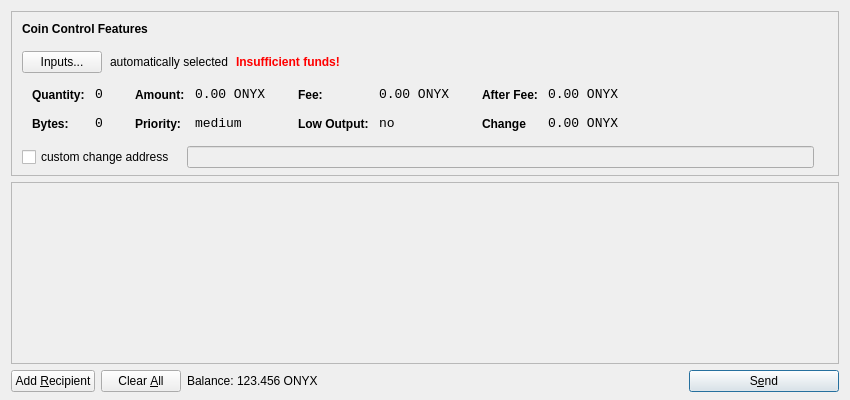
<?xml version="1.0" encoding="UTF-8"?>
<ui version="4.0">
 <class>SendCoinsDialog</class>
 <widget class="QDialog" name="SendCoinsDialog">
  <property name="geometry">
   <rect>
    <x>0</x>
    <y>0</y>
    <width>850</width>
    <height>400</height>
   </rect>
  </property>
  <property name="windowTitle">
   <string>Send Coins</string>
  </property>
  <layout class="QVBoxLayout" name="verticalLayout" stretch="0,1,0">
   <property name="bottomMargin">
    <number>8</number>
   </property>
   <item>
    <widget class="QFrame" name="frameCoinControl">
     <property name="sizePolicy">
      <sizepolicy hsizetype="Expanding" vsizetype="Expanding">
       <horstretch>0</horstretch>
       <verstretch>0</verstretch>
      </sizepolicy>
     </property>
     <property name="maximumSize">
      <size>
       <width>16777215</width>
       <height>16777215</height>
      </size>
     </property>
     <property name="frameShape">
      <enum>QFrame::StyledPanel</enum>
     </property>
     <property name="frameShadow">
      <enum>QFrame::Sunken</enum>
     </property>
     <layout class="QVBoxLayout" name="verticalLayoutCoinControl2">
      <property name="spacing">
       <number>-1</number>
      </property>
      <property name="leftMargin">
       <number>0</number>
      </property>
      <property name="topMargin">
       <number>0</number>
      </property>
      <property name="rightMargin">
       <number>0</number>
      </property>
      <property name="bottomMargin">
       <number>6</number>
      </property>
      <item>
       <layout class="QVBoxLayout" name="verticalLayoutCoinControl" stretch="0,0,0,0,1">
        <property name="spacing">
         <number>0</number>
        </property>
        <property name="leftMargin">
         <number>10</number>
        </property>
        <property name="topMargin">
         <number>10</number>
        </property>
        <item>
         <layout class="QHBoxLayout" name="horizontalLayoutCoinControl1">
          <property name="bottomMargin">
           <number>15</number>
          </property>
          <item>
           <widget class="QLabel" name="labelCoinControlFeatures">
            <property name="sizePolicy">
             <sizepolicy hsizetype="Preferred" vsizetype="Maximum">
              <horstretch>0</horstretch>
              <verstretch>0</verstretch>
             </sizepolicy>
            </property>
            <property name="font">
             <font>
              <weight>75</weight>
              <bold>true</bold>
             </font>
            </property>
            <property name="styleSheet">
             <string notr="true">font-weight:bold;</string>
            </property>
            <property name="text">
             <string>Coin Control Features</string>
            </property>
           </widget>
          </item>
         </layout>
        </item>
        <item>
         <layout class="QHBoxLayout" name="horizontalLayoutCoinControl2" stretch="0,0,0,0">
          <property name="spacing">
           <number>8</number>
          </property>
          <property name="bottomMargin">
           <number>10</number>
          </property>
          <item>
           <widget class="QPushButton" name="pushButtonCoinControl">
            <property name="styleSheet">
             <string notr="true"/>
            </property>
            <property name="text">
             <string>Inputs...</string>
            </property>
           </widget>
          </item>
          <item>
           <widget class="QLabel" name="labelCoinControlAutomaticallySelected">
            <property name="text">
             <string>automatically selected</string>
            </property>
            <property name="margin">
             <number>5</number>
            </property>
           </widget>
          </item>
          <item>
           <widget class="QLabel" name="labelCoinControlInsuffFunds">
            <property name="font">
             <font>
              <weight>75</weight>
              <bold>true</bold>
             </font>
            </property>
            <property name="styleSheet">
             <string notr="true">color:red;font-weight:bold;</string>
            </property>
            <property name="text">
             <string>Insufficient funds!</string>
            </property>
            <property name="margin">
             <number>5</number>
            </property>
           </widget>
          </item>
          <item>
           <spacer name="horizontalSpacerCoinControl">
            <property name="orientation">
             <enum>Qt::Horizontal</enum>
            </property>
            <property name="sizeHint" stdset="0">
             <size>
              <width>40</width>
              <height>1</height>
             </size>
            </property>
           </spacer>
          </item>
         </layout>
        </item>
        <item>
         <widget class="QWidget" name="widgetCoinControl" native="true">
          <property name="sizePolicy">
           <sizepolicy hsizetype="Preferred" vsizetype="Preferred">
            <horstretch>0</horstretch>
            <verstretch>0</verstretch>
           </sizepolicy>
          </property>
          <property name="minimumSize">
           <size>
            <width>0</width>
            <height>0</height>
           </size>
          </property>
          <property name="styleSheet">
           <string notr="true"/>
          </property>
          <layout class="QHBoxLayout" name="horizontalLayoutCoinControl5">
           <property name="margin">
            <number>0</number>
           </property>
           <item>
            <layout class="QHBoxLayout" name="horizontalLayoutCoinControl3" stretch="0,0,0,1">
             <property name="spacing">
              <number>20</number>
             </property>
             <property name="topMargin">
              <number>0</number>
             </property>
             <property name="bottomMargin">
              <number>10</number>
             </property>
             <item>
              <layout class="QFormLayout" name="formLayoutCoinControl1">
               <property name="horizontalSpacing">
                <number>10</number>
               </property>
               <property name="verticalSpacing">
                <number>14</number>
               </property>
               <property name="leftMargin">
                <number>10</number>
               </property>
               <property name="topMargin">
                <number>4</number>
               </property>
               <property name="rightMargin">
                <number>6</number>
               </property>
               <item row="0" column="0">
                <widget class="QLabel" name="labelCoinControlQuantityText">
                 <property name="styleSheet">
                  <string notr="true">font-weight:bold;</string>
                 </property>
                 <property name="text">
                  <string>Quantity:</string>
                 </property>
                 <property name="margin">
                  <number>0</number>
                 </property>
                </widget>
               </item>
               <item row="0" column="1">
                <widget class="QLabel" name="labelCoinControlQuantity">
                 <property name="font">
                  <font>
                   <family>Monospace</family>
                   <pointsize>10</pointsize>
                  </font>
                 </property>
                 <property name="cursor">
                  <cursorShape>IBeamCursor</cursorShape>
                 </property>
                 <property name="contextMenuPolicy">
                  <enum>Qt::ActionsContextMenu</enum>
                 </property>
                 <property name="text">
                  <string>0</string>
                 </property>
                 <property name="margin">
                  <number>0</number>
                 </property>
                 <property name="textInteractionFlags">
                  <set>Qt::LinksAccessibleByMouse|Qt::TextSelectableByKeyboard|Qt::TextSelectableByMouse</set>
                 </property>
                </widget>
               </item>
               <item row="1" column="0">
                <widget class="QLabel" name="labelCoinControlBytesText">
                 <property name="styleSheet">
                  <string notr="true">font-weight:bold;</string>
                 </property>
                 <property name="text">
                  <string>Bytes:</string>
                 </property>
                </widget>
               </item>
               <item row="1" column="1">
                <widget class="QLabel" name="labelCoinControlBytes">
                 <property name="font">
                  <font>
                   <family>Monospace</family>
                   <pointsize>10</pointsize>
                  </font>
                 </property>
                 <property name="cursor">
                  <cursorShape>IBeamCursor</cursorShape>
                 </property>
                 <property name="contextMenuPolicy">
                  <enum>Qt::ActionsContextMenu</enum>
                 </property>
                 <property name="text">
                  <string>0</string>
                 </property>
                 <property name="textInteractionFlags">
                  <set>Qt::LinksAccessibleByMouse|Qt::TextSelectableByKeyboard|Qt::TextSelectableByMouse</set>
                 </property>
                </widget>
               </item>
              </layout>
             </item>
             <item>
              <layout class="QFormLayout" name="formLayoutCoinControl2">
               <property name="horizontalSpacing">
                <number>10</number>
               </property>
               <property name="verticalSpacing">
                <number>14</number>
               </property>
               <property name="leftMargin">
                <number>6</number>
               </property>
               <property name="topMargin">
                <number>4</number>
               </property>
               <property name="rightMargin">
                <number>6</number>
               </property>
               <item row="0" column="0">
                <widget class="QLabel" name="labelCoinControlAmountText">
                 <property name="styleSheet">
                  <string notr="true">font-weight:bold;</string>
                 </property>
                 <property name="text">
                  <string>Amount:</string>
                 </property>
                 <property name="margin">
                  <number>0</number>
                 </property>
                </widget>
               </item>
               <item row="0" column="1">
                <widget class="QLabel" name="labelCoinControlAmount">
                 <property name="font">
                  <font>
                   <family>Monospace</family>
                   <pointsize>10</pointsize>
                  </font>
                 </property>
                 <property name="cursor">
                  <cursorShape>IBeamCursor</cursorShape>
                 </property>
                 <property name="contextMenuPolicy">
                  <enum>Qt::ActionsContextMenu</enum>
                 </property>
                 <property name="text">
                  <string>0.00 ONYX</string>
                 </property>
                 <property name="textInteractionFlags">
                  <set>Qt::LinksAccessibleByMouse|Qt::TextSelectableByKeyboard|Qt::TextSelectableByMouse</set>
                 </property>
                </widget>
               </item>
               <item row="1" column="0">
                <widget class="QLabel" name="labelCoinControlPriorityText">
                 <property name="styleSheet">
                  <string notr="true">font-weight:bold;</string>
                 </property>
                 <property name="text">
                  <string>Priority:</string>
                 </property>
                </widget>
               </item>
               <item row="1" column="1">
                <widget class="QLabel" name="labelCoinControlPriority">
                 <property name="font">
                  <font>
                   <family>Monospace</family>
                   <pointsize>10</pointsize>
                  </font>
                 </property>
                 <property name="cursor">
                  <cursorShape>IBeamCursor</cursorShape>
                 </property>
                 <property name="contextMenuPolicy">
                  <enum>Qt::ActionsContextMenu</enum>
                 </property>
                 <property name="text">
                  <string>medium</string>
                 </property>
                 <property name="textInteractionFlags">
                  <set>Qt::LinksAccessibleByMouse|Qt::TextSelectableByKeyboard|Qt::TextSelectableByMouse</set>
                 </property>
                </widget>
               </item>
              </layout>
             </item>
             <item>
              <layout class="QFormLayout" name="formLayoutCoinControl3">
               <property name="horizontalSpacing">
                <number>10</number>
               </property>
               <property name="verticalSpacing">
                <number>14</number>
               </property>
               <property name="leftMargin">
                <number>6</number>
               </property>
               <property name="topMargin">
                <number>4</number>
               </property>
               <property name="rightMargin">
                <number>6</number>
               </property>
               <item row="0" column="0">
                <widget class="QLabel" name="labelCoinControlFeeText">
                 <property name="styleSheet">
                  <string notr="true">font-weight:bold;</string>
                 </property>
                 <property name="text">
                  <string>Fee:</string>
                 </property>
                 <property name="margin">
                  <number>0</number>
                 </property>
                </widget>
               </item>
               <item row="0" column="1">
                <widget class="QLabel" name="labelCoinControlFee">
                 <property name="font">
                  <font>
                   <family>Monospace</family>
                   <pointsize>10</pointsize>
                  </font>
                 </property>
                 <property name="cursor">
                  <cursorShape>IBeamCursor</cursorShape>
                 </property>
                 <property name="contextMenuPolicy">
                  <enum>Qt::ActionsContextMenu</enum>
                 </property>
                 <property name="text">
                  <string>0.00 ONYX</string>
                 </property>
                 <property name="textInteractionFlags">
                  <set>Qt::LinksAccessibleByMouse|Qt::TextSelectableByKeyboard|Qt::TextSelectableByMouse</set>
                 </property>
                </widget>
               </item>
               <item row="1" column="0">
                <widget class="QLabel" name="labelCoinControlLowOutputText">
                 <property name="styleSheet">
                  <string notr="true">font-weight:bold;</string>
                 </property>
                 <property name="text">
                  <string>Low Output:</string>
                 </property>
                </widget>
               </item>
               <item row="1" column="1">
                <widget class="QLabel" name="labelCoinControlLowOutput">
                 <property name="font">
                  <font>
                   <family>Monospace</family>
                   <pointsize>10</pointsize>
                  </font>
                 </property>
                 <property name="cursor">
                  <cursorShape>IBeamCursor</cursorShape>
                 </property>
                 <property name="contextMenuPolicy">
                  <enum>Qt::ActionsContextMenu</enum>
                 </property>
                 <property name="text">
                  <string>no</string>
                 </property>
                 <property name="textInteractionFlags">
                  <set>Qt::LinksAccessibleByMouse|Qt::TextSelectableByKeyboard|Qt::TextSelectableByMouse</set>
                 </property>
                </widget>
               </item>
              </layout>
             </item>
             <item>
              <layout class="QFormLayout" name="formLayoutCoinControl4">
               <property name="horizontalSpacing">
                <number>10</number>
               </property>
               <property name="verticalSpacing">
                <number>14</number>
               </property>
               <property name="leftMargin">
                <number>6</number>
               </property>
               <property name="topMargin">
                <number>4</number>
               </property>
               <property name="rightMargin">
                <number>6</number>
               </property>
               <item row="0" column="0">
                <widget class="QLabel" name="labelCoinControlAfterFeeText">
                 <property name="styleSheet">
                  <string notr="true">font-weight:bold;</string>
                 </property>
                 <property name="text">
                  <string>After Fee:</string>
                 </property>
                 <property name="margin">
                  <number>0</number>
                 </property>
                </widget>
               </item>
               <item row="0" column="1">
                <widget class="QLabel" name="labelCoinControlAfterFee">
                 <property name="font">
                  <font>
                   <family>Monospace</family>
                   <pointsize>10</pointsize>
                  </font>
                 </property>
                 <property name="cursor">
                  <cursorShape>IBeamCursor</cursorShape>
                 </property>
                 <property name="contextMenuPolicy">
                  <enum>Qt::ActionsContextMenu</enum>
                 </property>
                 <property name="text">
                  <string>0.00 ONYX</string>
                 </property>
                 <property name="textInteractionFlags">
                  <set>Qt::LinksAccessibleByMouse|Qt::TextSelectableByKeyboard|Qt::TextSelectableByMouse</set>
                 </property>
                </widget>
               </item>
               <item row="1" column="0">
                <widget class="QLabel" name="labelCoinControlChangeText">
                 <property name="styleSheet">
                  <string notr="true">font-weight:bold;</string>
                 </property>
                 <property name="text">
                  <string>Change</string>
                 </property>
                </widget>
               </item>
               <item row="1" column="1">
                <widget class="QLabel" name="labelCoinControlChange">
                 <property name="font">
                  <font>
                   <family>Monospace</family>
                   <pointsize>10</pointsize>
                  </font>
                 </property>
                 <property name="cursor">
                  <cursorShape>IBeamCursor</cursorShape>
                 </property>
                 <property name="contextMenuPolicy">
                  <enum>Qt::ActionsContextMenu</enum>
                 </property>
                 <property name="text">
                  <string>0.00 ONYX</string>
                 </property>
                 <property name="textInteractionFlags">
                  <set>Qt::LinksAccessibleByMouse|Qt::TextSelectableByKeyboard|Qt::TextSelectableByMouse</set>
                 </property>
                </widget>
               </item>
              </layout>
             </item>
            </layout>
           </item>
          </layout>
         </widget>
        </item>
        <item>
         <layout class="QHBoxLayout" name="horizontalLayoutCoinControl4" stretch="0,0,0">
          <property name="spacing">
           <number>12</number>
          </property>
          <property name="sizeConstraint">
           <enum>QLayout::SetDefaultConstraint</enum>
          </property>
          <property name="topMargin">
           <number>5</number>
          </property>
          <property name="rightMargin">
           <number>5</number>
          </property>
          <item>
           <widget class="QCheckBox" name="checkBoxCoinControlChange">
            <property name="text">
             <string>custom change address</string>
            </property>
           </widget>
          </item>
          <item>
           <widget class="QLineEdit" name="lineEditCoinControlChange">
            <property name="enabled">
             <bool>false</bool>
            </property>
            <property name="sizePolicy">
             <sizepolicy hsizetype="Expanding" vsizetype="Fixed">
              <horstretch>0</horstretch>
              <verstretch>0</verstretch>
             </sizepolicy>
            </property>
           </widget>
          </item>
          <item>
           <widget class="QLabel" name="labelCoinControlChangeLabel">
            <property name="sizePolicy">
             <sizepolicy hsizetype="Preferred" vsizetype="Expanding">
              <horstretch>0</horstretch>
              <verstretch>0</verstretch>
             </sizepolicy>
            </property>
            <property name="minimumSize">
             <size>
              <width>0</width>
              <height>0</height>
             </size>
            </property>
            <property name="text">
             <string/>
            </property>
            <property name="margin">
             <number>3</number>
            </property>
           </widget>
          </item>
         </layout>
        </item>
        <item>
         <spacer name="verticalSpacerCoinControl">
          <property name="orientation">
           <enum>Qt::Vertical</enum>
          </property>
          <property name="sizeHint" stdset="0">
           <size>
            <width>800</width>
            <height>1</height>
           </size>
          </property>
         </spacer>
        </item>
       </layout>
      </item>
     </layout>
    </widget>
   </item>
   <item>
    <widget class="QScrollArea" name="scrollArea">
     <property name="widgetResizable">
      <bool>true</bool>
     </property>
     <widget class="QWidget" name="scrollAreaWidgetContents">
      <property name="geometry">
       <rect>
        <x>0</x>
        <y>0</y>
        <width>830</width>
        <height>165</height>
       </rect>
      </property>
      <layout class="QVBoxLayout" name="verticalLayout_2">
       <property name="margin">
        <number>0</number>
       </property>
       <item>
        <layout class="QVBoxLayout" name="entries">
         <property name="spacing">
          <number>6</number>
         </property>
        </layout>
       </item>
       <item>
        <spacer name="verticalSpacer">
         <property name="orientation">
          <enum>Qt::Vertical</enum>
         </property>
         <property name="sizeHint" stdset="0">
          <size>
           <width>20</width>
           <height>40</height>
          </size>
         </property>
        </spacer>
       </item>
      </layout>
     </widget>
    </widget>
   </item>
   <item>
    <layout class="QHBoxLayout" name="horizontalLayout">
     <item>
      <widget class="QPushButton" name="addButton">
       <property name="toolTip">
        <string>Send to multiple recipients at once</string>
       </property>
       <property name="text">
        <string>Add &amp;Recipient</string>
       </property>
       <property name="icon">
        <iconset resource="../bitcoin.qrc">
         <normaloff>:/icons/add</normaloff>:/icons/add</iconset>
       </property>
       <property name="autoDefault">
        <bool>false</bool>
       </property>
      </widget>
     </item>
     <item>
      <widget class="QPushButton" name="clearButton">
       <property name="sizePolicy">
        <sizepolicy hsizetype="Minimum" vsizetype="Fixed">
         <horstretch>0</horstretch>
         <verstretch>0</verstretch>
        </sizepolicy>
       </property>
       <property name="toolTip">
        <string>Remove all transaction fields</string>
       </property>
       <property name="text">
        <string>Clear &amp;All</string>
       </property>
       <property name="icon">
        <iconset resource="../bitcoin.qrc">
         <normaloff>:/icons/remove</normaloff>:/icons/remove</iconset>
       </property>
       <property name="autoRepeatDelay">
        <number>300</number>
       </property>
       <property name="autoDefault">
        <bool>false</bool>
       </property>
      </widget>
     </item>
     <item>
      <layout class="QHBoxLayout" name="horizontalLayout_2">
       <property name="spacing">
        <number>3</number>
       </property>
       <item>
        <widget class="QLabel" name="label">
         <property name="sizePolicy">
          <sizepolicy hsizetype="Preferred" vsizetype="Fixed">
           <horstretch>0</horstretch>
           <verstretch>0</verstretch>
          </sizepolicy>
         </property>
         <property name="text">
          <string>Balance:</string>
         </property>
        </widget>
       </item>
       <item>
        <widget class="QLabel" name="labelBalance">
         <property name="sizePolicy">
          <sizepolicy hsizetype="Preferred" vsizetype="Fixed">
           <horstretch>0</horstretch>
           <verstretch>0</verstretch>
          </sizepolicy>
         </property>
         <property name="cursor">
          <cursorShape>IBeamCursor</cursorShape>
         </property>
         <property name="text">
          <string>123.456 ONYX</string>
         </property>
         <property name="textInteractionFlags">
          <set>Qt::LinksAccessibleByMouse|Qt::TextSelectableByKeyboard|Qt::TextSelectableByMouse</set>
         </property>
        </widget>
       </item>
      </layout>
     </item>
     <item>
      <spacer name="horizontalSpacer">
       <property name="orientation">
        <enum>Qt::Horizontal</enum>
       </property>
       <property name="sizeHint" stdset="0">
        <size>
         <width>40</width>
         <height>20</height>
        </size>
       </property>
      </spacer>
     </item>
     <item>
      <widget class="QPushButton" name="sendButton">
       <property name="minimumSize">
        <size>
         <width>150</width>
         <height>0</height>
        </size>
       </property>
       <property name="toolTip">
        <string>Confirm the send action</string>
       </property>
       <property name="text">
        <string>S&amp;end</string>
       </property>
       <property name="icon">
        <iconset resource="../bitcoin.qrc">
         <normaloff>:/icons/send</normaloff>:/icons/send</iconset>
       </property>
       <property name="default">
        <bool>true</bool>
       </property>
      </widget>
     </item>
    </layout>
   </item>
  </layout>
 </widget>
 <resources>
  <include location="../bitcoin.qrc"/>
 </resources>
 <connections/>
</ui>
